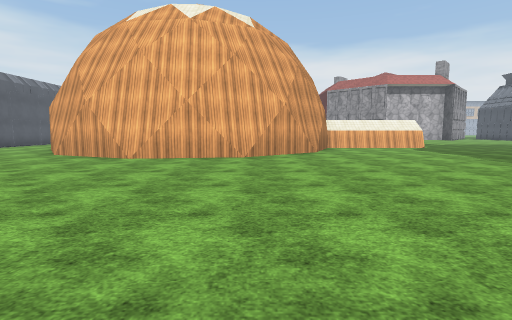
view 1 (above)

20 first-person views from a walk through a Unity game level. The camera is 1.4 m above the floor, tilts 6° down and sees 85° across. The floor is counted in squares, 2 m on a side. Each view is taken from the middle of a square. On the plan, view 1 faces up. The plan holds only what a view shows up to about 9 squares ahead; the rest is blank. The place goes on beyond the plan. Flat ground stands in for the terrain. Surface patterns are stand-ins for the level's own textures.

view 2
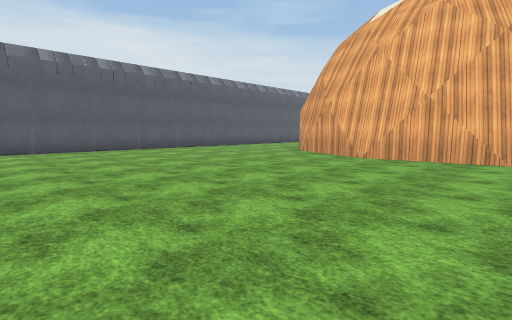

view 3
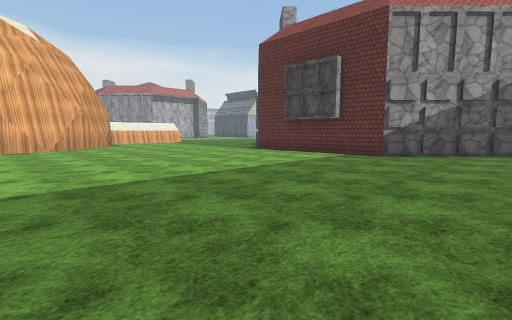

view 4
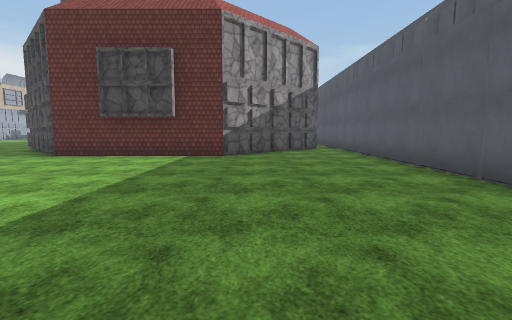

view 5
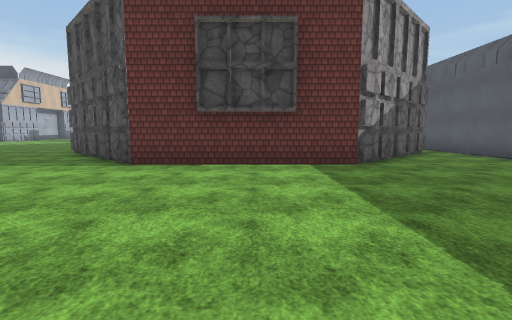

view 6
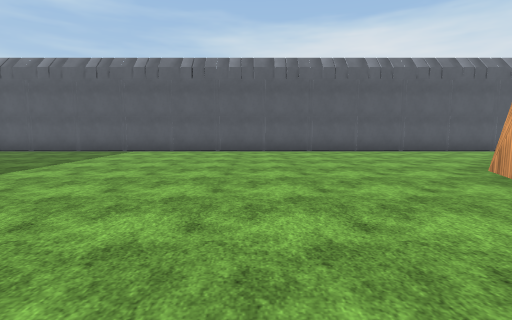

view 7
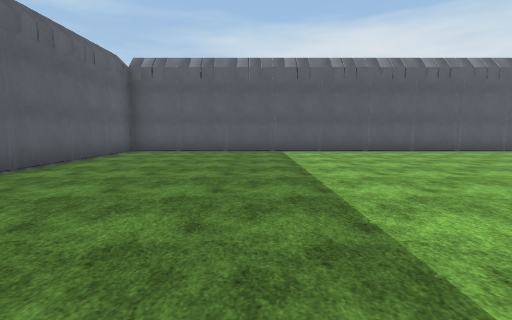

view 8
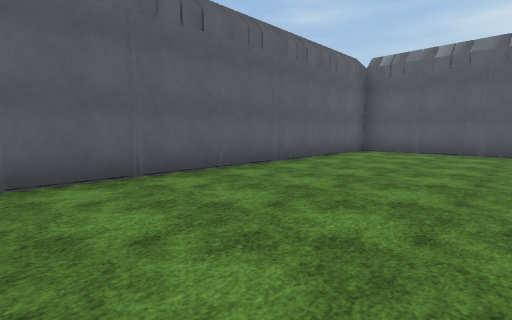

view 9
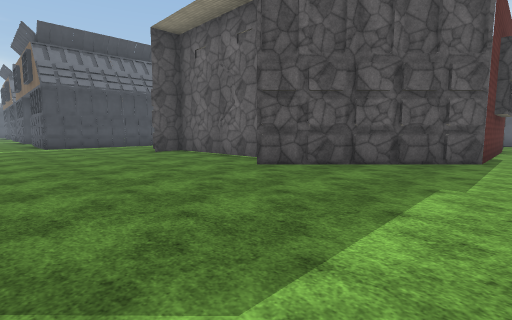

view 10
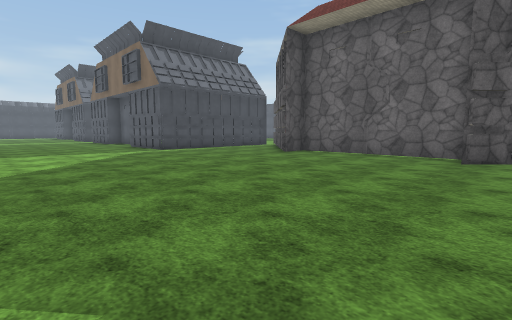

view 11
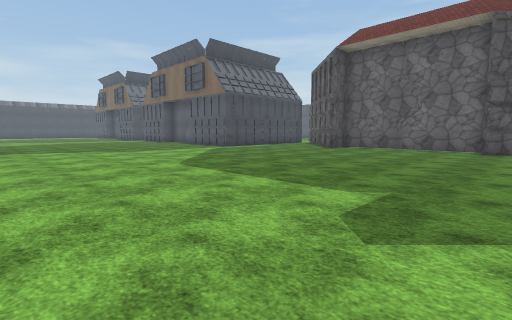

view 12
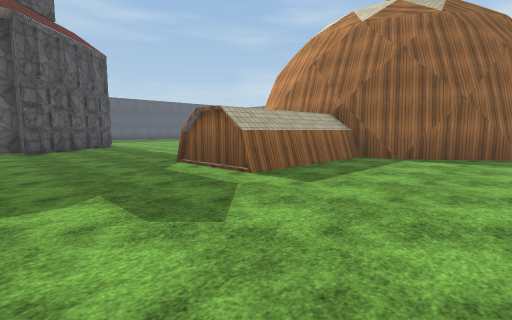

view 13
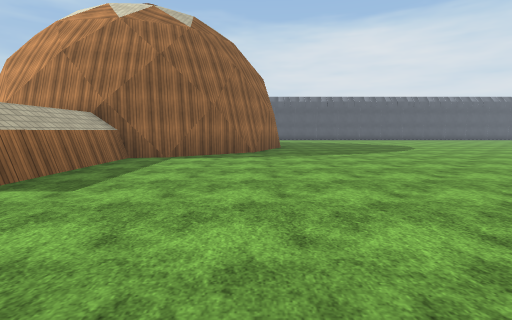

view 14
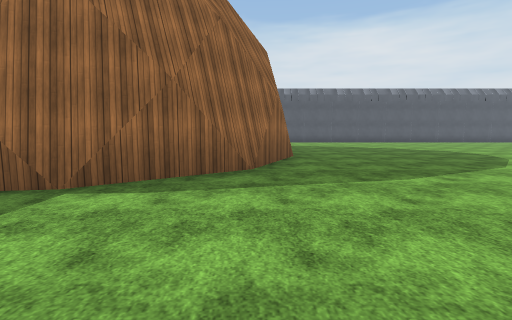

view 15
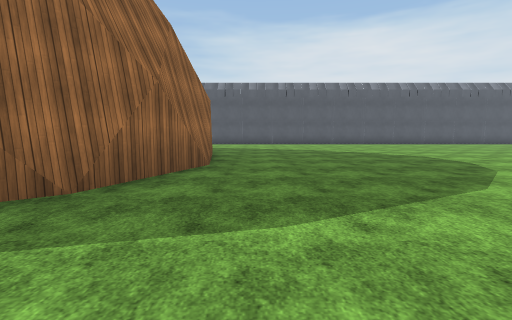

view 16
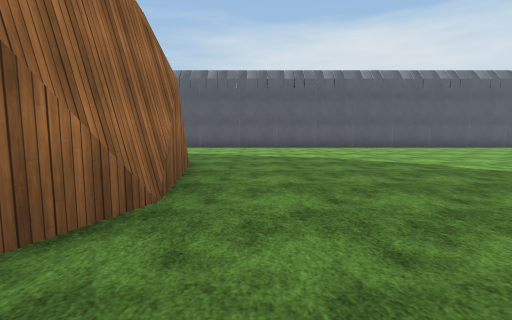

view 17
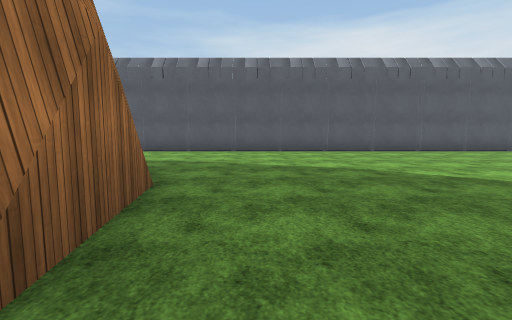

view 18
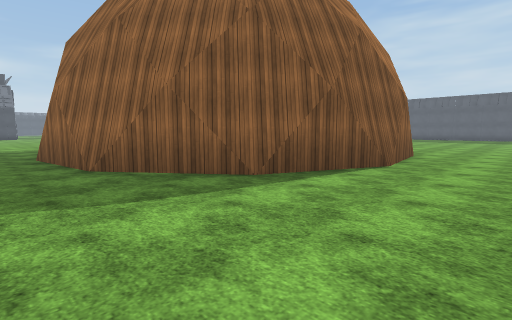

view 19
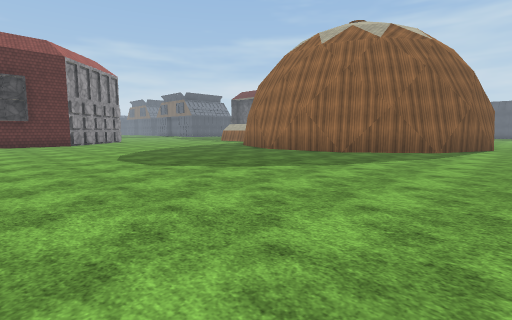

view 20
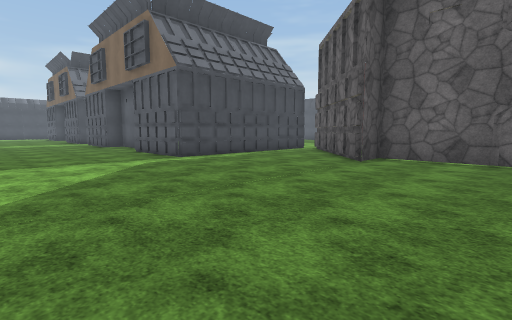

### Floor plan
Key: @ floor where view 1 was taken; # wall or solid block; . floor; O other object.
Columns run from 10 left of view 1 to 21 right of it. Each row starts with its distance up from view 1.
 26 ............
 25 .............
 24 .............
 23 ...............
 22 ................
 21 .................
 20 ..................
 19 ...................
 18 .......##...........
 17 .....######.................
 16 ....##    ##.................
 15 ...##      ##................
 14 ...#        #................
 13 ...#        #####...............
 12 ...#            #...............
 11 ...#           .................
 10 ...            ................
  9 ....##    ##................###
  8 .....######.................#
  7 .......##...................#
  6 ..................#######..
  5 .................##     ##
  4 ................##
  3 O...............#
  2 ................#
  1 ................#
  0 O.........@.....#
 -1 ................##
 -2 .................##
 -3 ..................##
 -4 O..................#
 -5 .OO.OO.OO.OO.OO.OO.OO

Where each view was taken, in squares from view 1:
view 1: 0 up, 0 right, facing up
view 2: 0 up, 0 right, facing up-left
view 3: 4 down, 2 left, facing up-right
view 4: 2 down, 2 left, facing right
view 5: 1 up, 0 right, facing right
view 6: 4 up, 1 left, facing left
view 7: 1 down, 1 left, facing left
view 8: 1 down, 1 left, facing down-left
view 9: 11 up, 5 right, facing down-right
view 10: 14 up, 8 right, facing down-right
view 11: 17 up, 8 right, facing down-right
view 12: 17 up, 10 right, facing down-left
view 13: 17 up, 10 right, facing left
view 14: 17 up, 6 right, facing left
view 15: 19 up, 4 right, facing left
view 16: 19 up, 1 right, facing left
view 17: 19 up, 1 left, facing left
view 18: 19 up, 10 left, facing down-right
view 19: 26 up, 9 left, facing down-right
view 20: 13 up, 11 right, facing down-right
